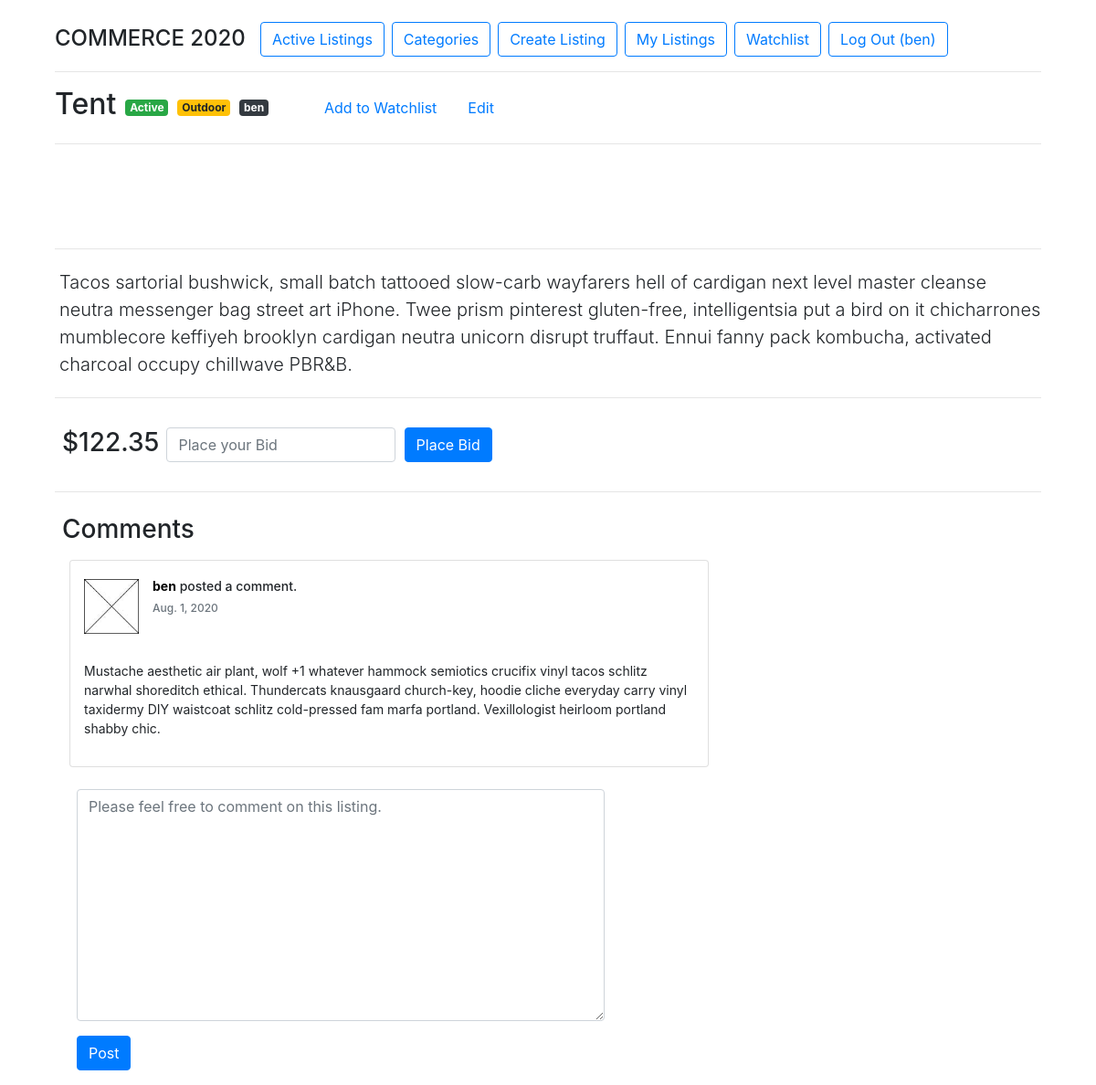
The page /listings/3 (signed in) on the database as committed earlier.
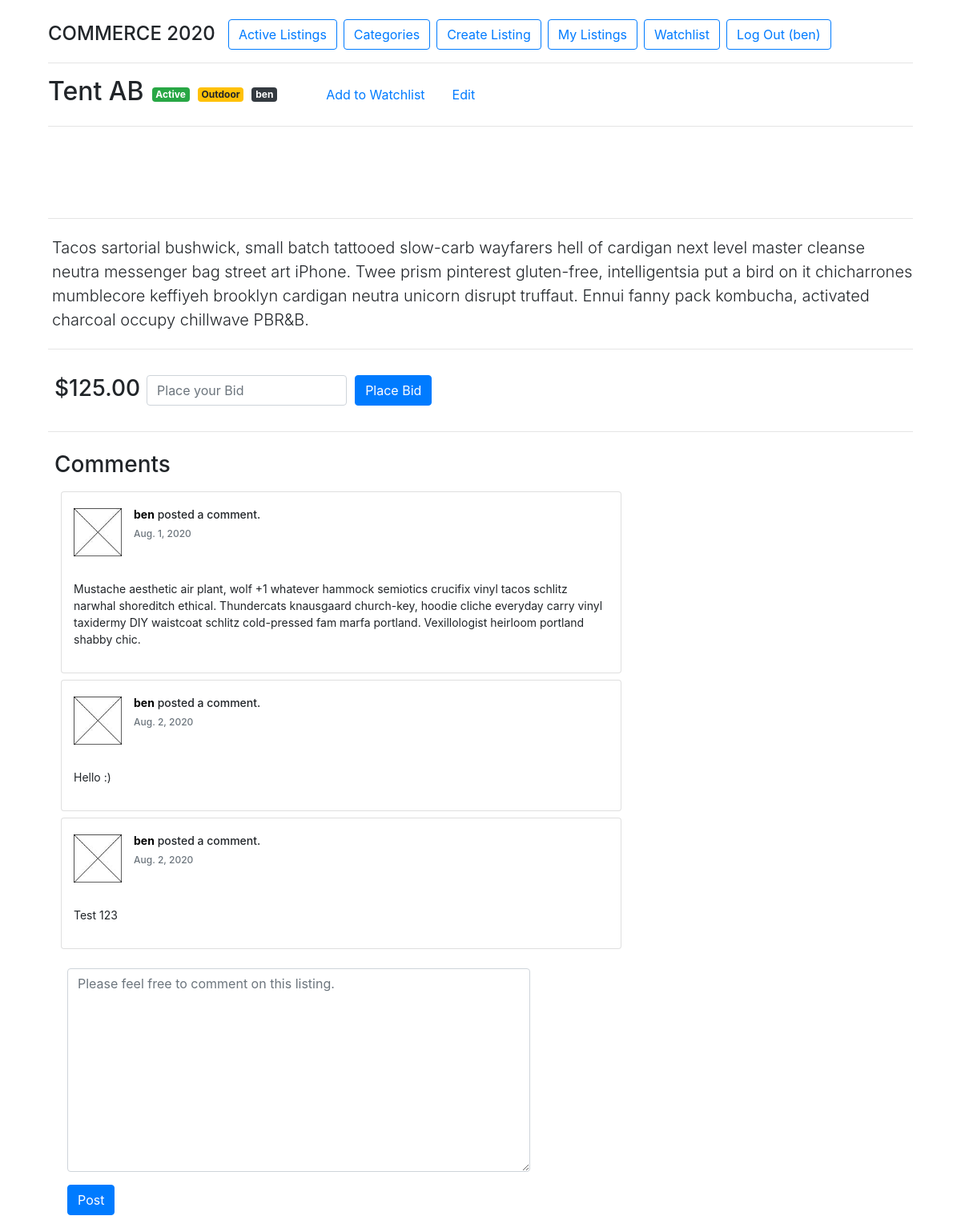
The same page on the database as committed later.
### auctions/models.py (models this page shows, shortened)
class User(AbstractUser):
    def __str__(self):
        return f"{self.username}"

class Listing(models.Model):
    title = models.CharField(max_length=64, unique=True)
    description = models.CharField(max_length=512)
    imgurl = models.CharField(max_length=128)
    start_price = models.DecimalField(max_digits=12, decimal_places=2)
    closed = models.BooleanField(default=False, editable=False)
    bids = models.ManyToManyField('Bid', blank=True, related_name='listing_bids')
    user = models.ForeignKey(User, on_delete=models.CASCADE, null=True)
    category = models.ForeignKey(Category, on_delete=models.CASCADE)

class Category(models.Model):
    category = models.CharField(max_length=64)
    def __str__(self):
        return f"{self.category}"

class Comment(models.Model):
    user = models.ForeignKey(User, on_delete=models.CASCADE, related_name="commentators")
    listing = models.ForeignKey(Listing, on_delete=models.CASCADE, related_name="commented")
    comment = models.CharField(max_length=1024)
    date_created = models.DateField(blank=True, null=True, editable=False, auto_now_add=True)

class Bid(models.Model):
    user = models.ForeignKey(User, on_delete=models.CASCADE)
    bid_price = models.DecimalField(max_digits=12, decimal_places=2)

### auctions/views.py (the view)
# urls.py: path("listings/<int:listing_id>", views.listings, name="listings"),
@login_required
def listings(request, listing_id):
    try:
        listing = Listing.objects.get(pk=listing_id)
    except:
        return render(request, "auctions/error.html", {
            "error": "404 / Listing doesn't exist."
        })
    try:
        comments = Comment.objects.all().filter(listing__id=listing_id)
    except:
        comments = None
    try:
        watchlist_entry = Watchlist.objects.all().filter(listing__id=listing_id, user__id=request.user.id)
    except:
        watchlist_entry = None
    bid_form = BidForm()
    comment_form = CommentForm()
    context = {
    "listing": listing,
    "bid_form": bid_form,
    "comment_form": comment_form,
    "comments": comments,
    "watchlist_entry": watchlist_entry,
    }
    if request.method == "POST":
        if request.POST.get("form_type") == 'place_bid':
            bid_form = BidForm(request.POST)
            if bid_form.is_valid():
                placed_bid = bid_form.cleaned_data.get('bid_price')
                try:
                    highest_bid = Listing.objects.get(pk=listing_id).bids.last().bid_price
                except:
                    highest_bid = 0
                if placed_bid <= highest_bid or placed_bid <= listing.start_price:
                    bid_form.add_error("bid_price", "Your bid is too low :(")
                    context["bid_form"] = bid_form
                    return render(request, "auctions/listings.html", context)
                listing_to_update = Listing.objects.get(pk=listing_id)
                bid_to_add = Bid(user=request.user, bid_price=placed_bid)
                bid_to_add.save()
                listing_to_update.bids.add(bid_to_add)
                return redirect('auctions:listings', listing_id=listing_id)
        elif request.POST.get("form_type") == "post_comment":
                comment_form = CommentForm(request.POST)
                if comment_form.is_valid():
                    form_tmp = comment_form.save(commit=False)
                    form_tmp.user = request.user
                    form_tmp.listing = listing
                    form_tmp.save()
                    return redirect('auctions:listings', listing_id=listing_id)
    elif request.method == "GET":
        return render(request, "auctions/listings.html", context)

### auctions/forms.py
class BidForm(forms.ModelForm):
    class Meta:
        model = Bid
        fields = ('bid_price',)
        widgets = {
            'bid_price': forms.NumberInput(attrs={'placeholder': 'Place your Bid'})
        }
        labels = {
            'bid_price': ""
        }

class CommentForm(forms.ModelForm):
    class Meta:
        model = Comment
        fields = ('comment',)
        widgets = {
            'comment': forms.Textarea(attrs={'placeholder': 'Please feel free to comment on this listing.'})
        }
        labels = {
            'comment': "",
        }

### auctions/context_processors.py (called while the page is built)
def get_current_year_to_context(request):
    current_datetime = datetime.datetime.now()
    return {
        'current_year': current_datetime.year
    }

def get_listings_count_to_context(request):
    return {
        "listings_count": Listing.objects.all().count()
    }

### auctions/templates/auctions/listings.html (shortened to what this page needs)
{% extends "auctions/layout.html" %}
{% load static %}
{% load crispy_forms_tags %}
{% block body %}
<div class="d-flex justify-content-start d-flex align-items-center">
    <h2>{{ listing.title }}</h2>
    {% if listing.closed %}
        <span class="badge badge-secondary listing-badge">Closed</span>
    {% else %}
        <span class="badge badge-success listing-badge">Active</span>
    {% endif %}
    <span class="badge badge-warning listing-badge">{{ listing.category }}</span>
    <span class="badge badge-dark listing-badge">{{ listing.user.username }}</span>
    {% if watchlist_entry %}
    <a class="btn btn-link ml-5" href="{% url 'auctions:watchlist_toggle' listing.id %}">Remove from Watchlist</a>
{% else %}
    <a class="btn btn-link ml-5" href="{% url 'auctions:watchlist_toggle' listing.id %}">Add to Watchlist</a>
{% endif %}
{% if request.user == listing.user %}
    <a class="btn btn-link ml-2" href="{% url 'auctions:edit_listing' listing.id %}">Edit</a>
{% endif %}
</div>
<hr>
<div class="my-3 py-3 px-2">
</div>
<hr>
<div class="listing-description mb-0">
    <p class="lead mb-0">{{ listing.description }}</p>
</div>
<hr>
{% if not listing.closed %}
<div class="d-flex justify-content-start pt-3 mt-2">
    {% if listing.bids.last %}
    <h3 class="mt-0 mx-2">${{ listing.bids.last.bid_price }}</h3>
    {% else %}
    <h3 class="mt-0 mx-2">${{ listing.start_price }}</h3>
    {% endif %}
    <form action="{% url 'auctions:listings' listing.id %}" method="post">
        <div class="form-row">
            <div class="form-group col-sm-8 mb-0">
                {{ bid_form.bid_price|as_crispy_field }}
            </div>
            <div class="form-group col-sm-4 mb-0">
                <button type="submit" class="btn btn-primary">Place Bid</button>
            </div>
        </div>
    </form>
</div>
<hr>
{% endif %}
{% if not listing.closed %}
<div class='container mt-4 ml-2 pl-0'>
<h3>Comments</h3>
</div>
<div class="container ml-3 pl-0 mb-4">
    <div class="row">
        <div class="col-8">
            {% if comments %}
                {% for comment in comments %}
                    <div class="card card-white post mt-2">
                        <div class="post-heading">
                            <div class="float-left image">
                                <img src="{% static "auctions/images/portrait.jpg" %}" class="img-circle avatar" alt="user profile image">
                            </div>
                            <div class="float-left meta">
                                <div class="title h5">
                                    <a href="#"><b>{{ comment.user.username }}</b></a>
                                    posted a comment.
                                </div>
                                <h6 class="text-muted time">{{ comment.date_created }}</h6>
                            </div>
                        </div>
                        <div class="post-description">
                            <p>{{ comment.comment }}</p>
                        </div>
                    </div>
                {% endfor %}
            {% else %}
            <p>No comments yet!</p>
            {% endif %}
        </div>
    </div>
</div>
<div class="container-fluid mt-1 ml-0 pl-4">
    <div class="row no-gutters">
        <div class="col-10">
            <form action="{% url 'auctions:listings' listing.id %}" method="post">
                <div class="form">
                    <div class="form-group col-md-8 px-0">
                        {{ comment_form.comment|as_crispy_field }}
                    </div>
                    <div class="form-group col-md-4 px-0">
                        <button type="submit" class="btn btn-primary mt-0">Post</button>
                    </div>
                </div>
            </form>
        </div>
    </div>
</div>
{% endif %}
{% endblock %}

### auctions/templates/auctions/layout.html (shortened to what this page needs)
{% load static %}
<!DOCTYPE html>
<html lang="en">
    <head>
        <link rel="stylesheet" href="https://stackpath.bootstrapcdn.com/bootstrap/4.4.1/css/bootstrap.min.css">
        <link href="{% static 'auctions/styles.css' %}" rel="stylesheet">
    </head>
    <body>
        {% with url_name=request.resolver_match.url_name %}
        <ul class="nav mt-4">
            <li class="nav-item">
                <h4 class='mr-3 mt-sp'>COMMERCE 2020</h4>
            </li>
            <li class="nav-item">
                <a class="btn btn-outline-primary {% if url_name == 'index' %}active{% endif %}" href="{% url 'auctions:index' %}">Active Listings</a>
            </li>
            <li>
                <a class="btn btn-outline-primary ml-2  {% if url_name == 'categories' %}active{% endif %}" href="{% url 'auctions:categories' %}">Categories</a>
            </li>
            {% if user.is_authenticated %}
                <li class="nav-item">
                    <li>
                        <a class="btn btn-outline-primary ml-2  {% if url_name == 'create_listing' %}active{% endif %}" href="{% url 'auctions:create_listing' %}">Create Listing</a>
                    </li>
                    <li>
                        <a class="btn btn-outline-primary ml-2 {% if url_name == 'my_listings' %}active{% endif %}" href="{% url 'auctions:my_listings' %}">My Listings</a>
                    </li>
                    <li>
                        <a class="btn btn-outline-primary ml-2 {% if url_name == 'watchlist' %}active{% endif %}" href="{% url 'auctions:watchlist' %}">Watchlist</a>
                    </li>
                    <li>
                        <a class="btn btn-outline-primary ml-2 {% if url_name == 'logout' %}active{% endif %}" href="{% url 'auctions:logout' %}">Log Out ({{ user.username }})</a>
                    </li>
                </li>
            {% endif %}
        </ul>
        {% endwith %}
        <hr>
        {% block body %}
        {% endblock %}
    </body>
</html>

### auctions/static/auctions/styles.css (style rules this page uses)
body { width: 90vw; margin: auto; }
html { overflow: -moz-scrollbars-vertical; overflow-y: scroll; }
.mt-sp { margin-top: 4px; margin-bottom: 0px; }
.listing-description { margin: 10px 0px 5px 0px; padding: 5px 0 5px 5px; }
.listing-badge { margin: 0 0 0 10px; }
.card-white .h5 { font-size:14px; //font-family: "Helvetica Neue",Helvetica,Arial,sans-serif; }
.card-white .time { font-size:12px; //font-family: "Helvetica Neue",Helvetica,Arial,sans-serif; }
.post .post-heading { height: 95px; padding: 20px 15px; }
.post .post-heading .avatar { width: 60px; height: 60px; display: block; margin-right: 15px; }
.post .post-heading .meta .title { margin-bottom: 0; }
.post .post-heading .meta .title a { color: black; }
.post .post-heading .meta .time { margin-top: 8px; color: #999; }
.post .post-description { padding: 15px; }
.post .post-description p { font-size: 14px; }

Rows that differ between the two databases and show on the page:
changed Listing "Outdoor": title "Tent" → "Tent AB"; bids.last.bid_price (not shown) → "125.00"; start_price "122.35" → (not shown)
added Comment: user.username "ben", date_created "Aug. 2, 2020", comment "Hello :)"
added Comment: user.username "ben", date_created "Aug. 2, 2020", comment "Test 123"
